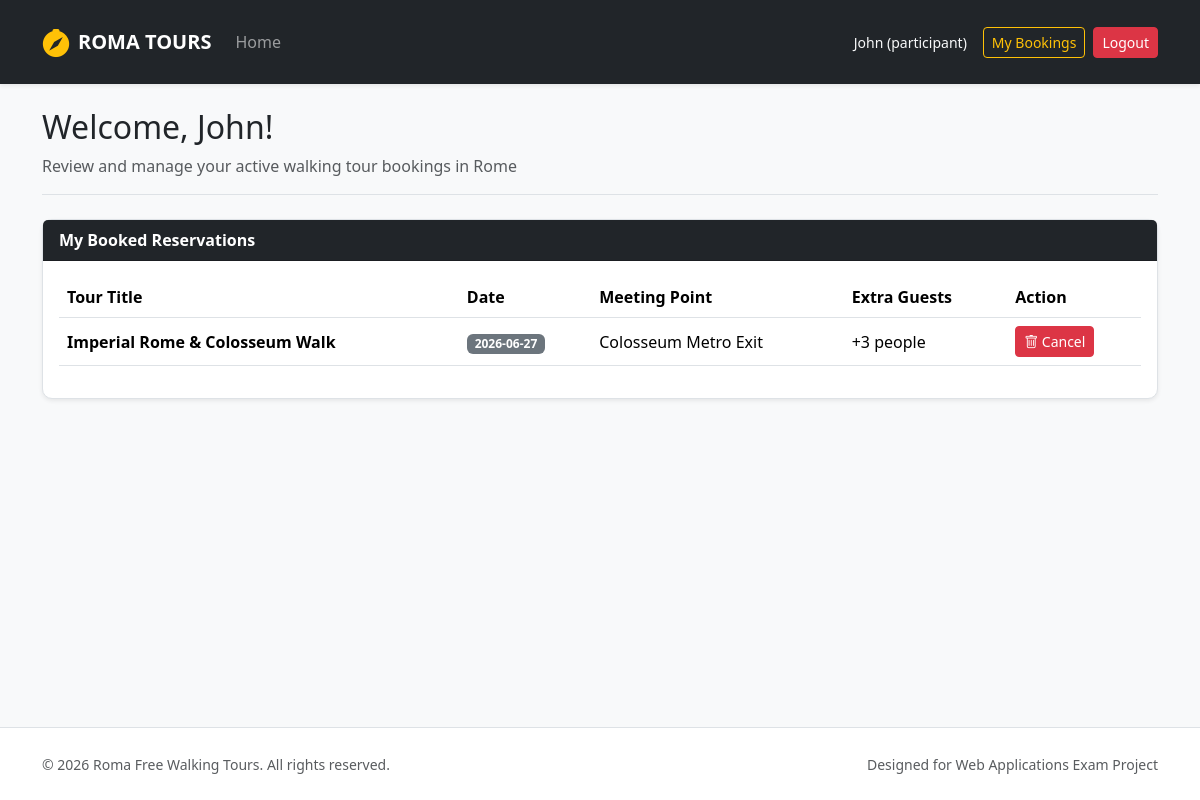
/participant/profile (signed in), run on an earlier commit of the app's database.
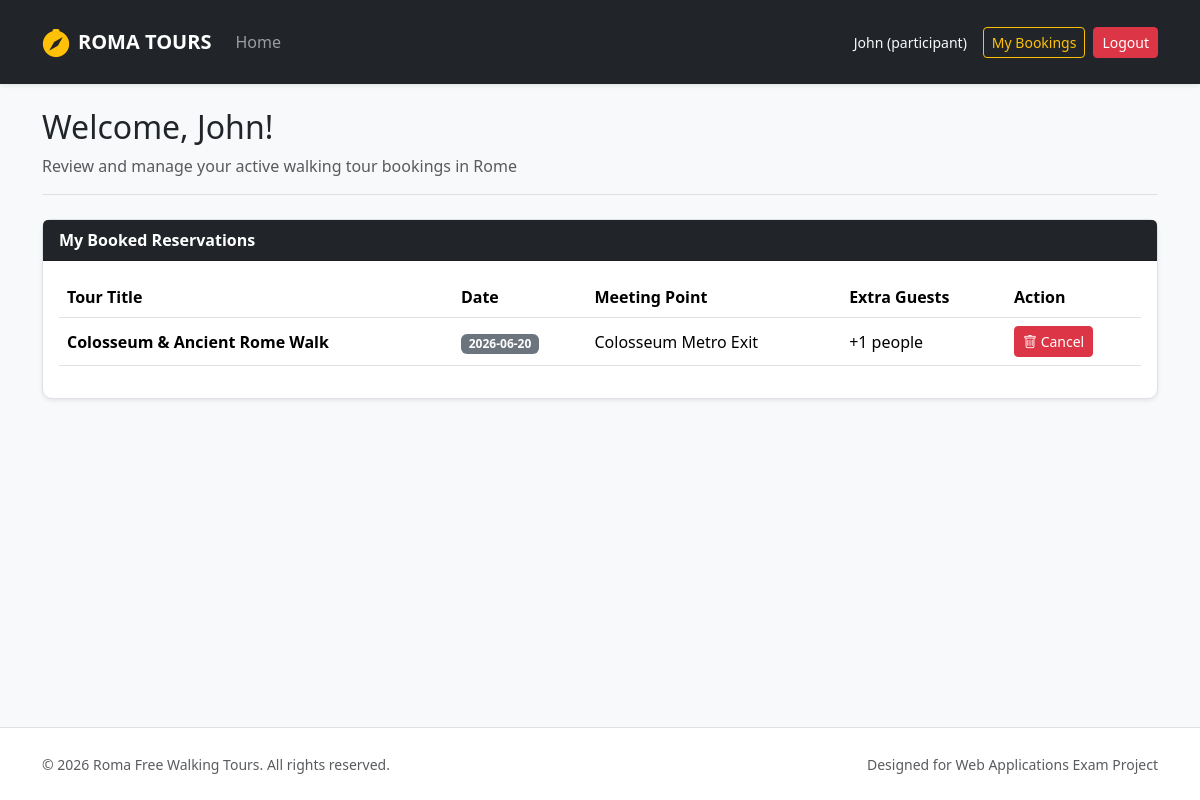
And on a later commit of the database.
### tables this page shows
CREATE TABLE reservations (
            id INTEGER PRIMARY KEY AUTOINCREMENT,
            tour_id INTEGER NOT NULL,
            participant_id INTEGER NOT NULL,
            tour_date TEXT NOT NULL,
            additional_count INTEGER DEFAULT 0,
            additional_names TEXT,
            FOREIGN KEY (tour_id) REFERENCES tours(id) ON DELETE CASCADE,
            FOREIGN KEY (participant_id) REFERENCES users(id) ON DELETE CASCADE
        );

CREATE TABLE tours (
            id INTEGER PRIMARY KEY AUTOINCREMENT,
            guide_id INTEGER NOT NULL,
            title TEXT NOT NULL,
            meeting_point TEXT NOT NULL,
            duration INTEGER NOT NULL,
            language TEXT NOT NULL,
            max_participants INTEGER NOT NULL,
            description TEXT NOT NULL,
            stops TEXT NOT NULL,
            photos TEXT NOT NULL,
            FOREIGN KEY (guide_id) REFERENCES users(id) ON DELETE CASCADE
        );

### routes/auth_routes.py (the view)
@auth_bp.route("/participant/profile")
@login_required
@participant_required
def profile_participant():
    from dao.reservations_dao import get_participant_reservations
    my_bookings = get_participant_reservations(current_user.id)
    return render_template("profile_participant.html", bookings=my_bookings)

### app.py (called while the page is built)
@login_manager.user_loader
def load_user(user_id):
    db_user = get_user_by_id(user_id)
    if db_user:
        return User(
            id=db_user["id"], name=db_user["name"], surname=db_user["surname"],
            email=db_user["email"], role=db_user["role"], languages=db_user["languages"]
        )
    return None

### dao/reservations_dao.py (called while the page is built)
def get_participant_reservations(p_part_id):
    query = """
        SELECT r.id as res_id, r.tour_date, r.additional_count, t.title, t.meeting_point
        FROM reservations r
        JOIN tours t ON r.tour_id = t.id
        WHERE r.participant_id = ?
    """
    import sqlite3
    conn = sqlite3.connect("roma_tours.db")
    conn.row_factory = sqlite3.Row
    cursor = conn.cursor()
    cursor.execute(query, (p_part_id,))
    res = cursor.fetchall()
    cursor.close()
    conn.close()
    return res

### dao/users_dao.py (called while the page is built)
def get_user_by_id(p_id):
    query = "SELECT * FROM users WHERE id = ?"
    conn = sqlite3.connect("roma_tours.db")
    conn.row_factory = sqlite3.Row
    cursor = conn.cursor()
    cursor.execute(query, (p_id,))
    db_user = cursor.fetchone()
    cursor.close()
    conn.close()
    return db_user

### templates/profile_participant.html (shortened to what this page needs)
{% extends 'base.html' %}
{% block content %}
<div class="col-12">
  <div class="mb-4 border-bottom pb-3">
    <h2>Welcome, {{ current_user.name }}!</h2>
    <p class="text-muted mb-0">Review and manage your active walking tour bookings in Rome</p>
  </div>
  <div class="card shadow-sm border">
    <div class="card-header bg-dark text-white fw-bold">My Booked Reservations</div>
    <div class="card-body">
      {% if bookings %}
      <div class="table-responsive">
        <table class="table table-hover align-middle">
          <thead>
            <tr>
              <th>Tour Title</th>
              <th>Date</th>
              <th>Meeting Point</th>
              <th>Extra Guests</th>
              <th>Action</th>
            </tr>
          </thead>
          <tbody>
            {% for b in bookings %}
            <tr>
              <td><strong>{{ b.title }}</strong></td>
              <td><span class="badge bg-secondary">{{ b.tour_date }}</span></td>
              <td>{{ b.meeting_point }}</td>
              <td>+{{ b.additional_count }} people</td>
              <td>
                <form action="{{ url_for('participant.cancel_booking', res_id=b.res_id) }}" method="POST" onsubmit="return confirm('Are you sure you want to cancel this booking?');">
                  <button type="submit" class="btn btn-danger btn-sm"><i class="bi bi-trash"></i> Cancel</button>
                </form>
              </td>
            </tr>
            {% endfor %}
          </tbody>
        </table>
      </div>
      {% else %}
      <div class="py-4 text-center text-muted">
         <i class="bi bi-calendar-check fs-2 mb-2 d-block text-secondary"></i>
         <p class="mb-0 small">You have no active tour reservations. Go to the home page to explore historical walks!</p>
      </div>
      {% endif %}
    </div>
  </div>
</div>
{% endblock %}

What changed in the data, as far as the page shows it:
changed reservations "Colosseum Metro Exit": title "Imperial Rome & Colosseum Walk" → "Colosseum & Ancient Rome Walk"; tour_date "2026-06-27" → "2026-06-20"; additional_count "3" → "1"
